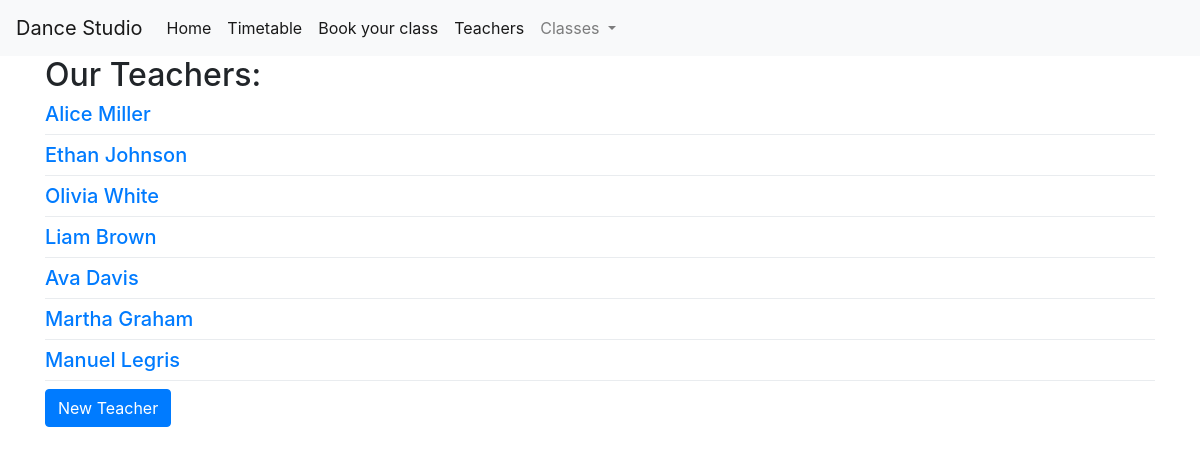
The page /teachers on the database its author committed.
### tables this page shows
CREATE TABLE teachers (
    teacher_id INTEGER PRIMARY KEY AUTOINCREMENT,
    name VARCHAR(50) NOT NULL,
    surname VARCHAR(50) NOT NULL
);

### app.py (the view)
@app.route('/teachers')
def teachers():
    dance_classes = get_dance_classes_for_navbar()
    conn = get_db_connection()
    teachers = conn.execute('SELECT * FROM teachers').fetchall()
    conn.close()
    return render_template('teachers.html', teachers=teachers, dance_classes=dance_classes)

### app.py (called while the page is built)
def get_db_connection():
    conn = sqlite3.connect('database.db')
    conn.row_factory = sqlite3.Row
    return conn

def get_dance_classes_for_navbar():
    conn = get_db_connection()
    dance_classes = conn.execute('SELECT * FROM dance_classes').fetchall()
    conn.close()
    return dance_classes

### templates/teachers.html
{% extends 'base.html' %}
{% block content %}
  <h2>{% block title %} Our Teachers: {% endblock %}</h2>
  {% for teacher in teachers %}
    <div>
      <a href="{{ url_for('teacher', teacher_id=teacher['teacher_id']) }}">
        <h5>{{ teacher['name'] ~ ' ' ~ teacher['surname'] }}</h5>
      </a>
    </div>
    <div class="dropdown-divider"></div>
  {% endfor %}
  <div class="form-group">
    <a class="btn btn-primary" href="{{ url_for('create_teacher') }}" role="button">New Teacher</a>
  </div>
{% endblock %}

### rows shown on the page
teachers: name+surname "Alice Miller"
teachers: name+surname "Ethan Johnson"
teachers: name+surname "Olivia White"
teachers: name+surname "Liam Brown"
teachers: name+surname "Ava Davis"
teachers: name+surname "Martha Graham"
teachers: name+surname "Manuel Legris"
